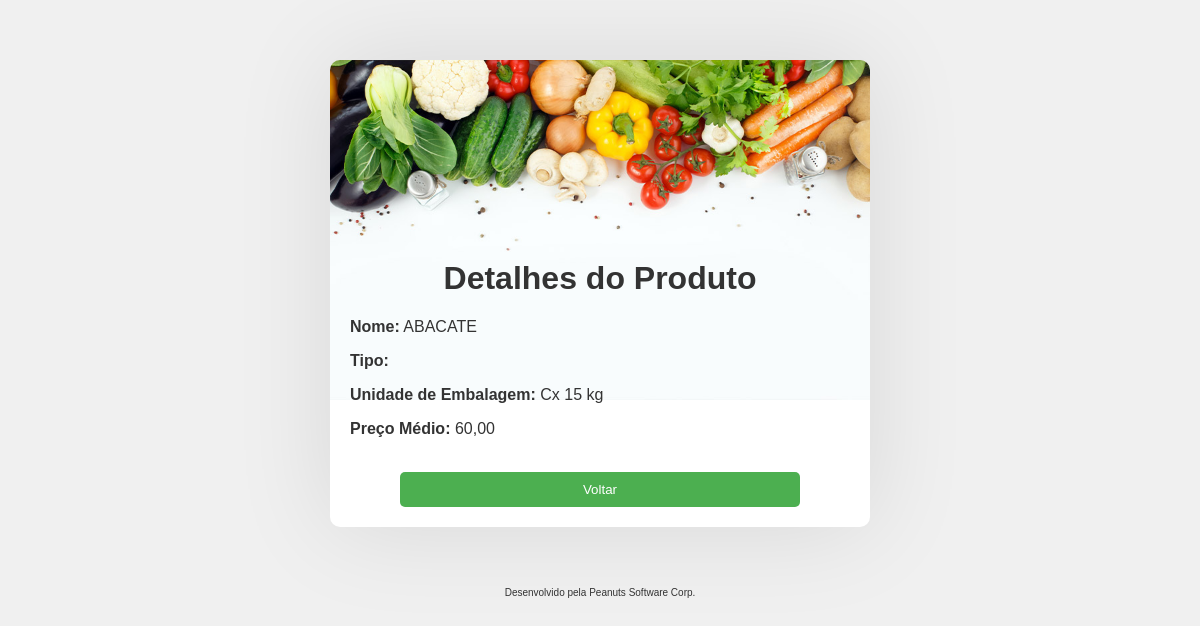
The page /produto/2 on the database as committed earlier.
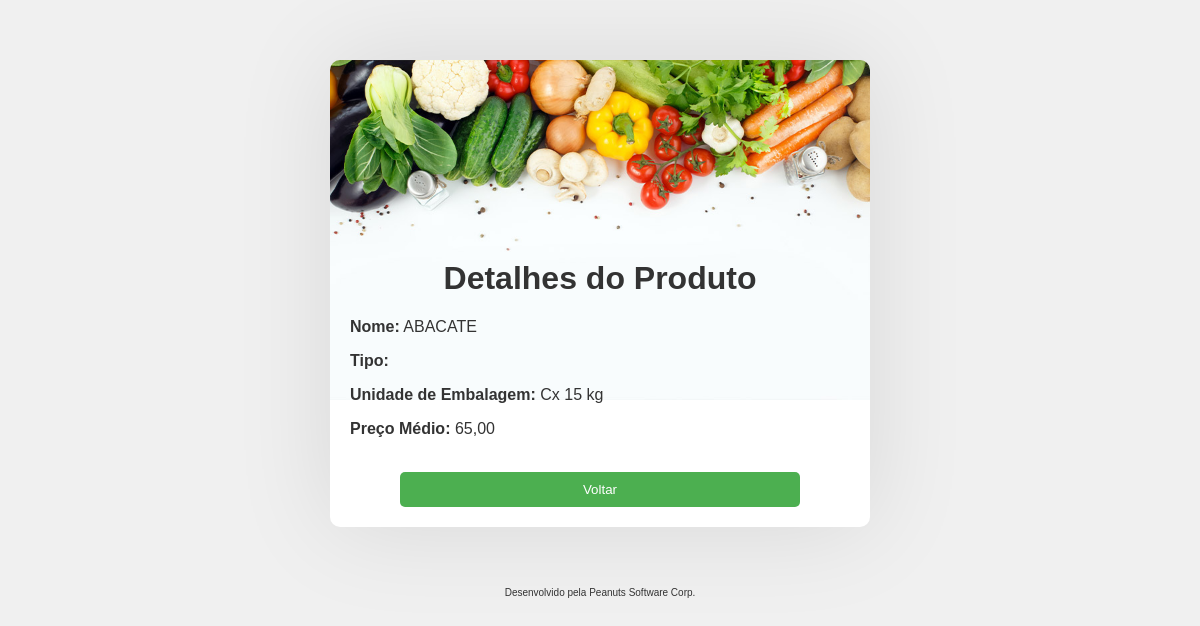
The same page on the database as committed later.
### run.py (models this page shows)
class Produto(db.Model):
    id = db.Column(db.Integer, primary_key=True)
    nome = db.Column(db.String(255))
    tipo = db.Column(db.String(50))
    unidade_embalagem = db.Column(db.String(50))
    modal = db.Column(db.String(50))

### run.py (the view)
@app.route('/produto/<int:produto_id>')
def detalhes_produto(produto_id):
    produtos = Produto.query.all()
    produto = Produto.query.get(produto_id)
    return render_template('detalhes_produto.html', produto=produto, produtos=produtos)

### templates/detalhes_produto.html (shortened to what this page needs)
<!DOCTYPE html>
<html>
<head>
</head>
<body>
    <div class="main">
        <h1>Detalhes do Produto</h1>
        <p><strong>Nome:</strong> {{ produto.nome }}</p>
        <p><strong>Tipo:</strong> {{ produto.tipo }}</p>
        <p><strong>Unidade de Embalagem:</strong> {{ produto.unidade_embalagem }}</p>
        <p><strong>Preço Médio:</strong> {{ produto.modal }}</p><br>
        <div id="voltar-btn">
            <a href="/"><button>Voltar</button></a>
        </div>
    </div>
    <footer>
        <p>Desenvolvido pela Peanuts Software Corp.</p>
    </footer>
</body>
</html>

### templates/detalhes_produto.html (style rules this page uses)
body { font-family: Arial, sans-serif; background-color: #f0f0f0; margin: 0; padding: 0; }
.main { width: 500px; margin: 60px auto; background-image: url('../static/bg.jpg'); background-size: contain; background-position: top center; background-repeat: no-repeat; background-color: #fff; padding: 20px; border-radius: 10px; box-shadow: 0 0 100px rgba(0, 0, 0, 0.1); animation: entering 0.6s ease-in-out; }
h1 { margin-top: 180px; color: #333; text-align: center; }
p { color: #333; margin-top: 10px; }
strong { font-weight: bold; }
button { background-color: #4CAF50; color: white; border: none; padding: 10px 20px; border-radius: 5px; cursor: pointer; }
a { text-decoration: none; color: white; }
#voltar-btn { display: flex; flex-direction: column; justify-content: center; align-items: center; }
#voltar-btn button { width: 50vh; }
footer p { font-size: 10px; text-align: center; }

Rows that differ between the two databases and show on the page:
changed Produto "ABACATE": modal "60,00" → "65,00"
